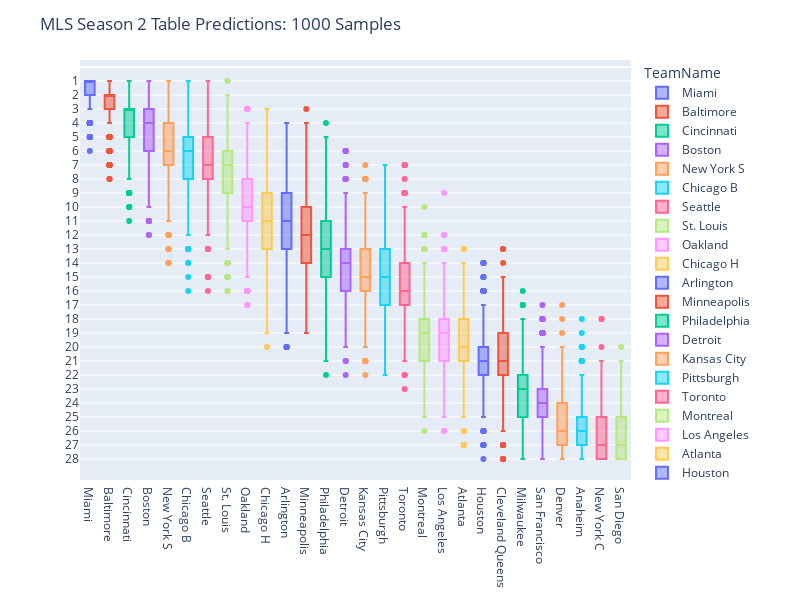

The notebook cell this image was saved under:
### Code cell
import plotly.express as px
fig = px.box(df_long, x="TeamName", y="Position", color='TeamName',
             category_orders={'TeamName': ordered_categories})
fig.update_yaxes(
    tickvals=[1, 2, 3, 4, 5, 6, 7, 8, 9, 10,
              11, 12, 13, 14, 15, 16, 17, 18,
              19, 20, 21, 22, 23, 24, 25, 26,
              27, 28],  # Specify y-axis tick values
    autorange='reversed'  # Invert the y-axis
)
fig.update_layout(
    width=800,  # Set the width of the plot
    height=600  # Set the height of the plot
)
fig.update_layout(
    title_text='MLS Season 2 Table Predictions: 1000 Samples',  # Add a title
    yaxis_title=None,
    xaxis_title=None 
)

fig.show()

### Figure 1 — Plotly figure (JSON) as saved in the notebook; plotly's stock layout.template omitted (floating-point values rounded to 4 significant figures; data arrays with more than 128 entries replaced by an {"elided": "..."} marker saying what was removed)
{"data": [{"alignmentgroup": "True", "hovertemplate": "TeamName=%{x}<br>Position=%{y}<extra></extra>", "legendgroup": "Miami", "marker": {"color": "#636efa"}, "name": "Miami", "notched": false, "offsetgroup": "Miami", "orientation": "v", "showlegend": true, "type": "box", "x": {"elided": "1000 str values"}, "x0": " ", "xaxis": "x", "y": {"elided": "1000 int values"}, "y0": " ", "yaxis": "y"}, {"alignmentgroup": "True", "hovertemplate": "TeamName=%{x}<br>Position=%{y}<extra></extra>", "legendgroup": "Baltimore", "marker": {"color": "#EF553B"}, "name": "Baltimore", "notched": false, "offsetgroup": "Baltimore", "orientation": "v", "showlegend": true, "type": "box", "x": {"elided": "1000 str values"}, "x0": " ", "xaxis": "x", "y": {"elided": "1000 int values"}, "y0": " ", "yaxis": "y"}, {"alignmentgroup": "True", "hovertemplate": "TeamName=%{x}<br>Position=%{y}<extra></extra>", "legendgroup": "Cincinnati", "marker": {"color": "#00cc96"}, "name": "Cincinnati", "notched": false, "offsetgroup": "Cincinnati", "orientation": "v", "showlegend": true, "type": "box", "x": {"elided": "1000 str values"}, "x0": " ", "xaxis": "x", "y": {"elided": "1000 int values"}, "y0": " ", "yaxis": "y"}, {"alignmentgroup": "True", "hovertemplate": "TeamName=%{x}<br>Position=%{y}<extra></extra>", "legendgroup": "Boston", "marker": {"color": "#ab63fa"}, "name": "Boston", "notched": false, "offsetgroup": "Boston", "orientation": "v", "showlegend": true, "type": "box", "x": {"elided": "1000 str values"}, "x0": " ", "xaxis": "x", "y": {"elided": "1000 int values"}, "y0": " ", "yaxis": "y"}, {"alignmentgroup": "True", "hovertemplate": "TeamName=%{x}<br>Position=%{y}<extra></extra>", "legendgroup": "New York S", "marker": {"color": "#FFA15A"}, "name": "New York S", "notched": false, "offsetgroup": "New York S", "orientation": "v", "showlegend": true, "type": "box", "x": {"elided": "1000 str values"}, "x0": " ", "xaxis": "x", "y": {"elided": "1000 int values"}, "y0": " ", "yaxis": "y"}, {"alignmentgroup": "True", "hovertemplate": "TeamName=%{x}<br>Position=%{y}<extra></extra>", "legendgroup": "Chicago B", "marker": {"color": "#19d3f3"}, "name": "Chicago B", "notched": false, "offsetgroup": "Chicago B", "orientation": "v", "showlegend": true, "type": "box", "x": {"elided": "1000 str values"}, "x0": " ", "xaxis": "x", "y": {"elided": "1000 int values"}, "y0": " ", "yaxis": "y"}, {"alignmentgroup": "True", "hovertemplate": "TeamName=%{x}<br>Position=%{y}<extra></extra>", "legendgroup": "Seattle", "marker": {"color": "#FF6692"}, "name": "Seattle", "notched": false, "offsetgroup": "Seattle", "orientation": "v", "showlegend": true, "type": "box", "x": {"elided": "1000 str values"}, "x0": " ", "xaxis": "x", "y": {"elided": "1000 int values"}, "y0": " ", "yaxis": "y"}, {"alignmentgroup": "True", "hovertemplate": "TeamName=%{x}<br>Position=%{y}<extra></extra>", "legendgroup": "St. Louis", "marker": {"color": "#B6E880"}, "name": "St. Louis", "notched": false, "offsetgroup": "St. Louis", "orientation": "v", "showlegend": true, "type": "box", "x": {"elided": "1000 str values"}, "x0": " ", "xaxis": "x", "y": {"elided": "1000 int values"}, "y0": " ", "yaxis": "y"}, {"alignmentgroup": "True", "hovertemplate": "TeamName=%{x}<br>Position=%{y}<extra></extra>", "legendgroup": "Oakland", "marker": {"color": "#FF97FF"}, "name": "Oakland", "notched": false, "offsetgroup": "Oakland", "orientation": "v", "showlegend": true, "type": "box", "x": {"elided": "1000 str values"}, "x0": " ", "xaxis": "x", "y": {"elided": "1000 int values"}, "y0": " ", "yaxis": "y"}, {"alignmentgroup": "True", "hovertemplate": "TeamName=%{x}<br>Position=%{y}<extra></extra>", "legendgroup": "Chicago H", "marker": {"color": "#FECB52"}, "name": "Chicago H", "notched": false, "offsetgroup": "Chicago H", "orientation": "v", "showlegend": true, "type": "box", "x": {"elided": "1000 str values"}, "x0": " ", "xaxis": "x", "y": {"elided": "1000 int values"}, "y0": " ", "yaxis": "y"}, {"alignmentgroup": "True", "hovertemplate": "TeamName=%{x}<br>Position=%{y}<extra></extra>", "legendgroup": "Arlington", "marker": {"color": "#636efa"}, "name": "Arlington", "notched": false, "offsetgroup": "Arlington", "orientation": "v", "showlegend": true, "type": "box", "x": {"elided": "1000 str values"}, "x0": " ", "xaxis": "x", "y": {"elided": "1000 int values"}, "y0": " ", "yaxis": "y"}, {"alignmentgroup": "True", "hovertemplate": "TeamName=%{x}<br>Position=%{y}<extra></extra>", "legendgroup": "Minneapolis", "marker": {"color": "#EF553B"}, "name": "Minneapolis", "notched": false, "offsetgroup": "Minneapolis", "orientation": "v", "showlegend": true, "type": "box", "x": {"elided": "1000 str values"}, "x0": " ", "xaxis": "x", "y": {"elided": "1000 int values"}, "y0": " ", "yaxis": "y"}, {"alignmentgroup": "True", "hovertemplate": "TeamName=%{x}<br>Position=%{y}<extra></extra>", "legendgroup": "Philadelphia", "marker": {"color": "#00cc96"}, "name": "Philadelphia", "notched": false, "offsetgroup": "Philadelphia", "orientation": "v", "showlegend": true, "type": "box", "x": {"elided": "1000 str values"}, "x0": " ", "xaxis": "x", "y": {"elided": "1000 int values"}, "y0": " ", "yaxis": "y"}, {"alignmentgroup": "True", "hovertemplate": "TeamName=%{x}<br>Position=%{y}<extra></extra>", "legendgroup": "Detroit", "marker": {"color": "#ab63fa"}, "name": "Detroit", "notched": false, "offsetgroup": "Detroit", "orientation": "v", "showlegend": true, "type": "box", "x": {"elided": "1000 str values"}, "x0": " ", "xaxis": "x", "y": {"elided": "1000 int values"}, "y0": " ", "yaxis": "y"}, {"alignmentgroup": "True", "hovertemplate": "TeamName=%{x}<br>Position=%{y}<extra></extra>", "legendgroup": "Kansas City", "marker": {"color": "#FFA15A"}, "name": "Kansas City", "notched": false, "offsetgroup": "Kansas City", "orientation": "v", "showlegend": true, "type": "box", "x": {"elided": "1000 str values"}, "x0": " ", "xaxis": "x", "y": {"elided": "1000 int values"}, "y0": " ", "yaxis": "y"}, {"alignmentgroup": "True", "hovertemplate": "TeamName=%{x}<br>Position=%{y}<extra></extra>", "legendgroup": "Pittsburgh", "marker": {"color": "#19d3f3"}, "name": "Pittsburgh", "notched": false, "offsetgroup": "Pittsburgh", "orientation": "v", "showlegend": true, "type": "box", "x": {"elided": "1000 str values"}, "x0": " ", "xaxis": "x", "y": {"elided": "1000 int values"}, "y0": " ", "yaxis": "y"}, {"alignmentgroup": "True", "hovertemplate": "TeamName=%{x}<br>Position=%{y}<extra></extra>", "legendgroup": "Toronto", "marker": {"color": "#FF6692"}, "name": "Toronto", "notched": false, "offsetgroup": "Toronto", "orientation": "v", "showlegend": true, "type": "box", "x": {"elided": "1000 str values"}, "x0": " ", "xaxis": "x", "y": {"elided": "1000 int values"}, "y0": " ", "yaxis": "y"}, {"alignmentgroup": "True", "hovertemplate": "TeamName=%{x}<br>Position=%{y}<extra></extra>", "legendgroup": "Montreal", "marker": {"color": "#B6E880"}, "name": "Montreal", "notched": false, "offsetgroup": "Montreal", "orientation": "v", "showlegend": true, "type": "box", "x": {"elided": "1000 str values"}, "x0": " ", "xaxis": "x", "y": {"elided": "1000 int values"}, "y0": " ", "yaxis": "y"}, {"alignmentgroup": "True", "hovertemplate": "TeamName=%{x}<br>Position=%{y}<extra></extra>", "legendgroup": "Los Angeles", "marker": {"color": "#FF97FF"}, "name": "Los Angeles", "notched": false, "offsetgroup": "Los Angeles", "orientation": "v", "showlegend": true, "type": "box", "x": {"elided": "1000 str values"}, "x0": " ", "xaxis": "x", "y": {"elided": "1000 int values"}, "y0": " ", "yaxis": "y"}, {"alignmentgroup": "True", "hovertemplate": "TeamName=%{x}<br>Position=%{y}<extra></extra>", "legendgroup": "Atlanta", "marker": {"color": "#FECB52"}, "name": "Atlanta", "notched": false, "offsetgroup": "Atlanta", "orientation": "v", "showlegend": true, "type": "box", "x": {"elided": "1000 str values"}, "x0": " ", "xaxis": "x", "y": {"elided": "1000 int values"}, "y0": " ", "yaxis": "y"}, {"alignmentgroup": "True", "hovertemplate": "TeamName=%{x}<br>Position=%{y}<extra></extra>", "legendgroup": "Houston", "marker": {"color": "#636efa"}, "name": "Houston", "notched": false, "offsetgroup": "Houston", "orientation": "v", "showlegend": true, "type": "box", "x": {"elided": "1000 str values"}, "x0": " ", "xaxis": "x", "y": {"elided": "1000 int values"}, "y0": " ", "yaxis": "y"}, {"alignmentgroup": "True", "hovertemplate": "TeamName=%{x}<br>Position=%{y}<extra></extra>", "legendgroup": "Cleveland Queens", "marker": {"color": "#EF553B"}, "name": "Cleveland Queens", "notched": false, "offsetgroup": "Cleveland Queens", "orientation": "v", "showlegend": true, "type": "box", "x": {"elided": "1000 str values"}, "x0": " ", "xaxis": "x", "y": {"elided": "1000 int values"}, "y0": " ", "yaxis": "y"}, {"alignmentgroup": "True", "hovertemplate": "TeamName=%{x}<br>Position=%{y}<extra></extra>", "legendgroup": "Milwaukee", "marker": {"color": "#00cc96"}, "name": "Milwaukee", "notched": false, "offsetgroup": "Milwaukee", "orientation": "v", "showlegend": true, "type": "box", "x": {"elided": "1000 str values"}, "x0": " ", "xaxis": "x", "y": {"elided": "1000 int values"}, "y0": " ", "yaxis": "y"}, {"alignmentgroup": "True", "hovertemplate": "TeamName=%{x}<br>Position=%{y}<extra></extra>", "legendgroup": "San Francisco", "marker": {"color": "#ab63fa"}, "name": "San Francisco", "notched": false, "offsetgroup": "San Francisco", "orientation": "v", "showlegend": true, "type": "box", "x": {"elided": "1000 str values"}, "x0": " ", "xaxis": "x", "y": {"elided": "1000 int values"}, "y0": " ", "yaxis": "y"}, {"alignmentgroup": "True", "hovertemplate": "TeamName=%{x}<br>Position=%{y}<extra></extra>", "legendgroup": "Denver", "marker": {"color": "#FFA15A"}, "name": "Denver", "notched": false, "offsetgroup": "Denver", "orientation": "v", "showlegend": true, "type": "box", "x": {"elided": "1000 str values"}, "x0": " ", "xaxis": "x", "y": {"elided": "1000 int values"}, "y0": " ", "yaxis": "y"}, {"alignmentgroup": "True", "hovertemplate": "TeamName=%{x}<br>Position=%{y}<extra></extra>", "legendgroup": "Anaheim", "marker": {"color": "#19d3f3"}, "name": "Anaheim", "notched": false, "offsetgroup": "Anaheim", "orientation": "v", "showlegend": true, "type": "box", "x": {"elided": "1000 str values"}, "x0": " ", "xaxis": "x", "y": {"elided": "1000 int values"}, "y0": " ", "yaxis": "y"}, {"alignmentgroup": "True", "hovertemplate": "TeamName=%{x}<br>Position=%{y}<extra></extra>", "legendgroup": "New York C", "marker": {"color": "#FF6692"}, "name": "New York C", "notched": false, "offsetgroup": "New York C", "orientation": "v", "showlegend": true, "type": "box", "x": {"elided": "1000 str values"}, "x0": " ", "xaxis": "x", "y": {"elided": "1000 int values"}, "y0": " ", "yaxis": "y"}, {"alignmentgroup": "True", "hovertemplate": "TeamName=%{x}<br>Position=%{y}<extra></extra>", "legendgroup": "San Diego", "marker": {"color": "#B6E880"}, "name": "San Diego", "notched": false, "offsetgroup": "San Diego", "orientation": "v", "showlegend": true, "type": "box", "x": {"elided": "1000 str values"}, "x0": " ", "xaxis": "x", "y": {"elided": "1000 int values"}, "y0": " ", "yaxis": "y"}], "layout": {"boxmode": "overlay", "height": 600, "legend": {"title": {"text": "TeamName"}, "tracegroupgap": 0}, "margin": {"t": 60}, "title": {"text": "MLS Season 2 Table Predictions: 1000 Samples"}, "width": 800, "xaxis": {"anchor": "y", "categoryarray": ["Miami", "Baltimore", "Cincinnati", "Boston", "New York S", "Chicago B", "Seattle", "St. Louis", "Oakland", "Chicago H", "Arlington", "Minneapolis", "Philadelphia", "Detroit", "Kansas City", "Pittsburgh", "Toronto", "Montreal", "Los Angeles", "Atlanta", "Houston", "Cleveland Queens", "Milwaukee", "San Francisco", "Denver", "Anaheim", "New York C", "San Diego"], "categoryorder": "array", "domain": [0, 1], "title": {}}, "yaxis": {"anchor": "x", "autorange": "reversed", "domain": [0, 1], "tickvals": [1, 2, 3, 4, 5, 6, 7, 8, 9, 10, 11, 12, 13, 14, 15, 16, 17, 18, 19, 20, 21, 22, 23, 24, 25, 26, 27, 28], "title": {}}}}
